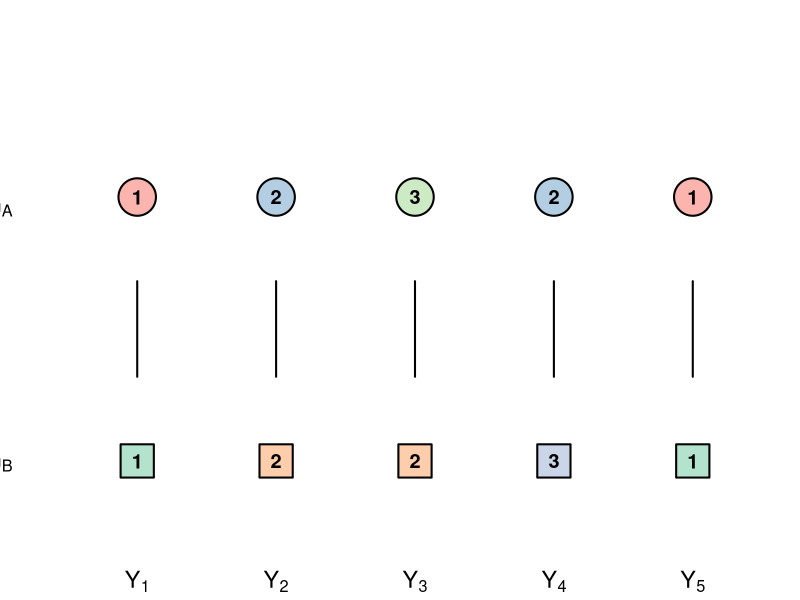

Reproduce this figure in R.
set.seed(123)

# Bipartite edges: pairs of nodes (A node, B node)
edges <- list(
  c(1, 1),
  c(2, 2),
  c(3, 2),
  c(2, 3),
  c(1, 1)
)

n_edges <- length(edges)

# Unique nodes in each group
nodes_A <- sort(unique(sapply(edges, `[`, 1)))
nodes_B <- sort(unique(sapply(edges, `[`, 2)))

# Colors for nodes (soft palettes)
library(RColorBrewer)
colors_A <- brewer.pal(min(length(nodes_A), 8), "Pastel1")
colors_B <- brewer.pal(min(length(nodes_B), 8), "Pastel2")
names(colors_A) <- nodes_A
names(colors_B) <- nodes_B

pdf("examples/bipartite_bnp_nets.pdf", width = 3, height = 2.5)
par(mar = c(1.5, 2, 0, 0.5), mgp = c(3, 0.3, 0))  # Bring labels closer

# Plot canvas
plot(NA,
  xlim = c(0.5, n_edges + 0.5), ylim = c(0, 3),
  xaxt = "n", yaxt = "n", xlab = "", ylab = "", bty = "n", type = "n"
)

# Plot params
node_cex <- 5
get_node_radius <- function(cex) strheight("O", cex = cex)
node_radius <- get_node_radius(node_cex) / 0.71
margin <- 0.01

# X positions for edges
x_pos <- 1:n_edges
y_A <- 2
y_B <- 0.5

text(x = 0, y = y_A - 0.05, labels = expression(G[A]), font = 2, cex = 1.4, xpd = NA)
text(x = 0, y = y_B , labels = expression(G[B]), font = 2, cex = 1.4, xpd = NA)

# Draw nodes and edges
for (i in seq_len(n_edges)) {
  edge <- edges[[i]]
  nodeA <- edge[1]
  nodeB <- edge[2]
  x <- x_pos[i]

  # A node (circle)
  points(x, y_A, pch = 21, bg = colors_A[as.character(nodeA)], cex = node_cex, lwd = 2)
  text(x, y_A, labels = nodeA, cex = 1.2, col = "black", font = 2)

  # B node (square)
  points(x, y_B, pch = 22, bg = colors_B[as.character(nodeB)], cex = node_cex, lwd = 2)
  text(x, y_B, labels = nodeB, cex = 1.2, col = "black", font = 2)

  # Edge line
  segments(
    x0 = x, y0 = y_A - node_radius + margin,
    x1 = x, y1 = y_B + node_radius - margin,
    lwd = 2, col = "black"
  )
}

# Create math expression labels: Y[1], Y[2], ...
edge_labels <- do.call(expression, lapply(1:n_edges, function(i) bquote(Y[.(i)])))

# Add axis (invisible line) with math labels close to plot
axis(1, at = x_pos, labels = edge_labels, lwd = 0, cex.axis = 1.4)

dev.off()
